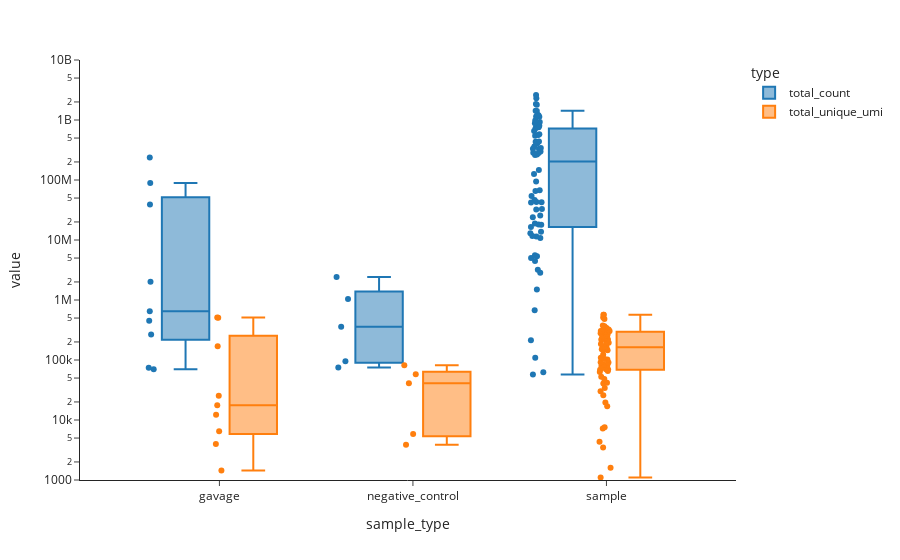

Notebook cell for this chart:
### Code cell
agg_dict = {'total_count': ('counts', 'sum'),
        'total_unique_umi': ('umi_seq', 'nunique')}

df_total_gpd = df_total_stack.groupby(['sample_type', 'sample']).agg(**agg_dict)

df_total_gpd = df_total_gpd.reset_index()
df_total_gpd = df_total_gpd.set_index(['sample_type', 'sample']).stack()
df_total_gpd = df_total_gpd.reset_index()
df_total_gpd = df_total_gpd.rename(columns = {'level_2':'type', 0:'value'})
df_total_gpd

df_plot = df_total_gpd.loc[df_total_gpd['type'].str.contains('ST')==False]
fig = px.box(df_plot,
             x = 'sample_type',
             y = 'value',
             color = 'type',
             hover_data = ['sample'],
             template = 'simple_white',
             points = 'all',
             log_y = True,
            category_orders={'sample_type': sorted(df_plot['sample_type'].unique())}
             )

fig.update_xaxes(matches=None, categoryorder='trace', showticklabels=True)
fig.update_yaxes(matches=None, showticklabels=True)
fig.update_yaxes(col=1, range=[3, 10])
fig.update_yaxes(col=2, range=[2, 7])
fig.show()

### Figure 1 — Plotly figure (JSON) as saved in the notebook; plotly's stock layout.template omitted (floating-point values rounded to 4 significant figures)
{"data": [{"alignmentgroup": "True", "boxpoints": "all", "customdata": [["s1_gavage-DNA"], ["s2_gavage-DNA"], ["s3_gavage-DNA"], ["s4_gavage-DNA"], ["s5_gavage-DNA"], ["s6_gavage-DNA"], ["s7_gavage-DNA"], ["s8_gavage-DNA"], ["s9_gavage-DNA"], ["NTC_H3_NTC"], ["WATER_B3_WATER"], ["WATER_C6_WATER"], ["WATER_D2_WATER"], ["WATER_F9_WATER"], ["s100_SI-DNA"], ["s101_SI-DNA"], ["s102_SI-DNA"], ["s103_SI-DNA"], ["s104_SI-DNA"], ["s105_SI-DNA"], ["s106_SI-DNA"], ["s107_SI-DNA"], ["s108_SI-DNA"], ["s109_Cecum-DNA"], ["s110_Cecum-DNA"], ["s111_Cecum-DNA"], ["s112_Cecum-DNA"], ["s113_Cecum-DNA"], ["s114_Cecum-DNA"], ["s115_Cecum-DNA"], ["s116_Cecum-DNA"], ["s117_Cecum-DNA"], ["s118_Cecum-DNA"], ["s119_Pr.-Colon-DNA"], ["s120_Pr.-Colon-DNA"], ["s121_Pr.-Colon-DNA"], ["s122_Pr.-Colon-DNA"], ["s123_Pr.-Colon-DNA"], ["s124_Pr.-Colon-DNA"], ["s125_Pr.-Colon-DNA"], ["s126_Pr.-Colon-DNA"], ["s127_Pr.-Colon-DNA"], ["s128_Pr.-Colon-DNA"], ["s19_stool-DNA"], ["s20_stool-DNA"], ["s21_stool-DNA"], ["s22_stool-DNA"], ["s23_stool-DNA"], ["s24_stool-DNA"], ["s25_stool-DNA"], ["s26_stool-DNA"], ["s27_stool-DNA"], ["s28_stool-DNA"], ["s29_stool-DNA"], ["s30_stool-DNA"], ["s31_stool-DNA"], ["s32_stool-DNA"], ["s33_stool-DNA"], ["s34_stool-DNA"], ["s35_stool-DNA"], ["s36_stool-DNA"], ["s37_stool-DNA"], ["s38_stool-DNA"], ["s39_stool-DNA"], ["s40_stool-DNA"], ["s41_stool-DNA"], ["s42_stool-DNA"], ["s43_stool-DNA"], ["s44_stool-DNA"], ["s45_stool-DNA"], ["s46_stool-DNA"], ["s47_stool-DNA"], ["s48_stool-DNA"], ["s49_stool-DNA"], ["s50_stool-DNA"], ["s51_stool-DNA"], ["s52_stool-DNA"], ["s53_stool-DNA"], ["s54_stool-DNA"], ["s55_stool-DNA"], ["s56_stool-DNA"], ["s57_stool-DNA"], ["s58_stool-DNA"], ["s99_SI-DNA"]], "hovertemplate": "type=total_count<br>sample_type=%{x}<br>value=%{y}<br>sample=%{customdata[0]}<extra></extra>", "legendgroup": "total_count", "marker": {"color": "#1F77B4"}, "name": "total_count", "notched": false, "offsetgroup": "total_count", "orientation": "v", "showlegend": true, "type": "box", "x": ["gavage", "gavage", "gavage", "gavage", "gavage", "gavage", "gavage", "gavage", "gavage", "negative_control", "negative_control", "negative_control", "negative_control", "negative_control", "sample", "sample", "sample", "sample", "sample", "sample", "sample", "sample", "sample", "sample", "sample", "sample", "sample", "sample", "sample", "sample", "sample", "sample", "sample", "sample", "sample", "sample", "sample", "sample", "sample", "sample", "sample", "sample", "sample", "sample", "sample", "sample", "sample", "sample", "sample", "sample", "sample", "sample", "sample", "sample", "sample", "sample", "sample", "sample", "sample", "sample", "sample", "sample", "sample", "sample", "sample", "sample", "sample", "sample", "sample", "sample", "sample", "sample", "sample", "sample", "sample", "sample", "sample", "sample", "sample", "sample", "sample", "sample", "sample", "sample"], "x0": " ", "xaxis": "x", "y": [89300000.0, 39080000.0, 70310.0, 451400.0, 648000.0, 74210.0, 266000.0, 2012000.0, 236600000.0, 359800.0, 95060.0, 1039000.0, 2417000.0, 74770.0, 5339000.0, 4485000.0, 213400.0, 23900000.0, 1502000.0, 54020000.0, 2852000.0, 362000000.0, 17940000.0, 758200000.0, 1803000000.0, 439800000.0, 5571000.0, 327100000.0, 67540000.0, 42460000.0, 261200000.0, 1195000000.0, 579400000.0, 32130000.0, 41990000.0, 25700000.0, 147200000.0, 4998000.0, 548800000.0, 13730000.0, 881000000.0, 1412000000.0, 2301000000.0, 418600000.0, 65600000.0, 3197000.0, 11410000.0, 108600.0, 62460.0, 18810000.0, 57400.0, 10820000.0, 564300000.0, 300000000.0, 777300000.0, 125700000.0, 1223000000.0, 284900000.0, 11640000.0, 433200000.0, 673700.0, 985400000.0, 775400000.0, 1147000000.0, 341100000.0, 16490000.0, 928100000.0, 331100000.0, 12920000.0, 718500000.0, 400400000.0, 1424000000.0, 804900000.0, 267100000.0, 1844000000.0, 32870000.0, 282800000.0, 656300000.0, 42920000.0, 18110000.0, 94570000.0, 2611000000.0, 1131000000.0, 46470000.0], "y0": " ", "yaxis": "y"}, {"alignmentgroup": "True", "boxpoints": "all", "customdata": [["s1_gavage-DNA"], ["s2_gavage-DNA"], ["s3_gavage-DNA"], ["s4_gavage-DNA"], ["s5_gavage-DNA"], ["s6_gavage-DNA"], ["s7_gavage-DNA"], ["s8_gavage-DNA"], ["s9_gavage-DNA"], ["NTC_H3_NTC"], ["WATER_B3_WATER"], ["WATER_C6_WATER"], ["WATER_D2_WATER"], ["WATER_F9_WATER"], ["s100_SI-DNA"], ["s101_SI-DNA"], ["s102_SI-DNA"], ["s103_SI-DNA"], ["s104_SI-DNA"], ["s105_SI-DNA"], ["s106_SI-DNA"], ["s107_SI-DNA"], ["s108_SI-DNA"], ["s109_Cecum-DNA"], ["s110_Cecum-DNA"], ["s111_Cecum-DNA"], ["s112_Cecum-DNA"], ["s113_Cecum-DNA"], ["s114_Cecum-DNA"], ["s115_Cecum-DNA"], ["s116_Cecum-DNA"], ["s117_Cecum-DNA"], ["s118_Cecum-DNA"], ["s119_Pr.-Colon-DNA"], ["s120_Pr.-Colon-DNA"], ["s121_Pr.-Colon-DNA"], ["s122_Pr.-Colon-DNA"], ["s123_Pr.-Colon-DNA"], ["s124_Pr.-Colon-DNA"], ["s125_Pr.-Colon-DNA"], ["s126_Pr.-Colon-DNA"], ["s127_Pr.-Colon-DNA"], ["s128_Pr.-Colon-DNA"], ["s19_stool-DNA"], ["s20_stool-DNA"], ["s21_stool-DNA"], ["s22_stool-DNA"], ["s23_stool-DNA"], ["s24_stool-DNA"], ["s25_stool-DNA"], ["s26_stool-DNA"], ["s27_stool-DNA"], ["s28_stool-DNA"], ["s29_stool-DNA"], ["s30_stool-DNA"], ["s31_stool-DNA"], ["s32_stool-DNA"], ["s33_stool-DNA"], ["s34_stool-DNA"], ["s35_stool-DNA"], ["s36_stool-DNA"], ["s37_stool-DNA"], ["s38_stool-DNA"], ["s39_stool-DNA"], ["s40_stool-DNA"], ["s41_stool-DNA"], ["s42_stool-DNA"], ["s43_stool-DNA"], ["s44_stool-DNA"], ["s45_stool-DNA"], ["s46_stool-DNA"], ["s47_stool-DNA"], ["s48_stool-DNA"], ["s49_stool-DNA"], ["s50_stool-DNA"], ["s51_stool-DNA"], ["s52_stool-DNA"], ["s53_stool-DNA"], ["s54_stool-DNA"], ["s55_stool-DNA"], ["s56_stool-DNA"], ["s57_stool-DNA"], ["s58_stool-DNA"], ["s99_SI-DNA"]], "hovertemplate": "type=total_unique_umi<br>sample_type=%{x}<br>value=%{y}<br>sample=%{customdata[0]}<extra></extra>", "legendgroup": "total_unique_umi", "marker": {"color": "#FF7F0E"}, "name": "total_unique_umi", "notched": false, "offsetgroup": "total_unique_umi", "orientation": "v", "showlegend": true, "type": "box", "x": ["gavage", "gavage", "gavage", "gavage", "gavage", "gavage", "gavage", "gavage", "gavage", "negative_control", "negative_control", "negative_control", "negative_control", "negative_control", "sample", "sample", "sample", "sample", "sample", "sample", "sample", "sample", "sample", "sample", "sample", "sample", "sample", "sample", "sample", "sample", "sample", "sample", "sample", "sample", "sample", "sample", "sample", "sample", "sample", "sample", "sample", "sample", "sample", "sample", "sample", "sample", "sample", "sample", "sample", "sample", "sample", "sample", "sample", "sample", "sample", "sample", "sample", "sample", "sample", "sample", "sample", "sample", "sample", "sample", "sample", "sample", "sample", "sample", "sample", "sample", "sample", "sample", "sample", "sample", "sample", "sample", "sample", "sample", "sample", "sample", "sample", "sample", "sample", "sample"], "x0": " ", "xaxis": "x", "y": [512500.0, 507300.0, 3991.0, 17680.0, 12190.0, 1446.0, 25270.0, 6464.0, 169600.0, 40900.0, 5839.0, 57720.0, 82100.0, 3879.0, 101900.0, 30070.0, 7544.0, 19490.0, 7243.0, 25810.0, 16990.0, 184100.0, 194700.0, 565600.0, 364000.0, 339900.0, 68850.0, 150900.0, 91900.0, 52800.0, 90660.0, 257800.0, 226800.0, 146000.0, 295600.0, 304200.0, 216600.0, 40450.0, 65660.0, 41960.0, 79430.0, 242200.0, 232400.0, 305600.0, 166000.0, 109200.0, 69200.0, 3465.0, 1605.0, 34060.0, 1101.0, 185100.0, 199400.0, 511200.0, 303800.0, 344800.0, 225400.0, 163900.0, 74780.0, 123500.0, 4327.0, 279600.0, 301400.0, 483600.0, 296100.0, 326200.0, 253700.0, 149700.0, 63380.0, 106400.0, 82980.0, 254300.0, 302000.0, 569400.0, 376500.0, 321100.0, 220100.0, 162700.0, 70000.0, 104300.0, 80680.0, 273000.0, 296400.0, 48220.0], "y0": " ", "yaxis": "y"}], "layout": {"boxmode": "group", "legend": {"title": {"text": "type"}, "tracegroupgap": 0}, "margin": {"t": 60}, "xaxis": {"anchor": "y", "categoryarray": ["gavage", "negative_control", "sample"], "categoryorder": "trace", "domain": [0, 1], "showticklabels": true, "title": {"text": "sample_type"}}, "yaxis": {"anchor": "x", "domain": [0, 1], "range": [3, 10], "showticklabels": true, "title": {"text": "value"}, "type": "log"}}}
